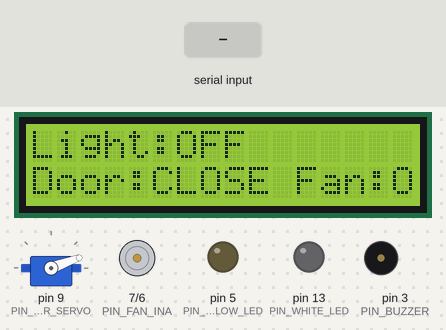
Recording of a sketch running on a simulated Arduino Uno, built with avr-gcc and run on an emulated ATmega328P. On the bench: servo, 16×2 character LCD, motor-driver pin pairs drawn as motors (green arrow = first pin HIGH = forward, orange = second pin HIGH = backward, longer = more drive), output pins drawn as LEDs (lit = HIGH), buzzer (waves = sounding). Dashed ring = blinking. Inputs (shaded band) come from the test bench. What the sketch prints to the serial monitor is not drawn.

Above: at 2.3 s.
2.4 s: "FAN_SPEED_1\n" received over Serial
At 3.4 s:
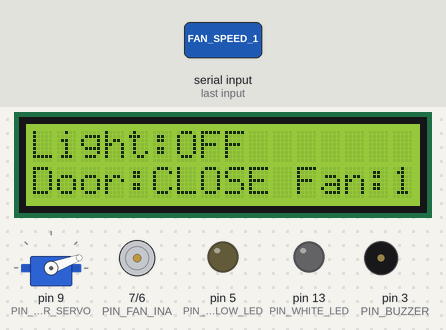
5.4 s: "LIGHTS_ON\n" received over Serial
At 6.5 s:
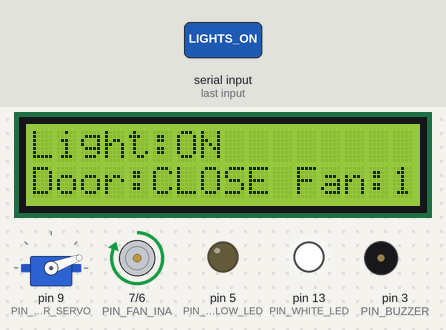
7.6 s: "FAN_SPEED_2\n" received over Serial
At 8.9 s:
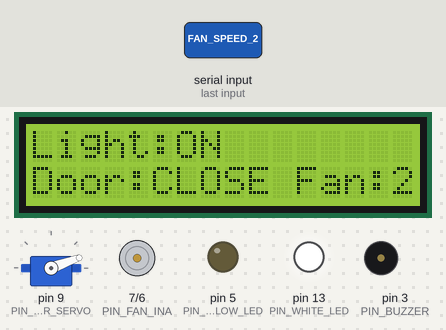
9.3 s: "HOLD_ON\n" received over Serial
At 10.09 s:
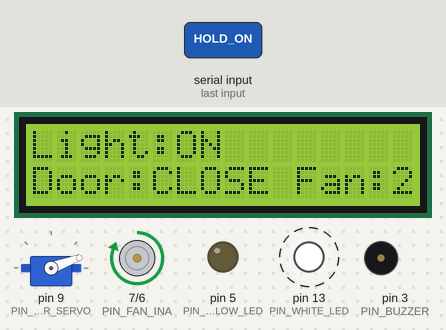
12.3 s: "LIGHTS_OFF\n" received over Serial
At 14.4 s:
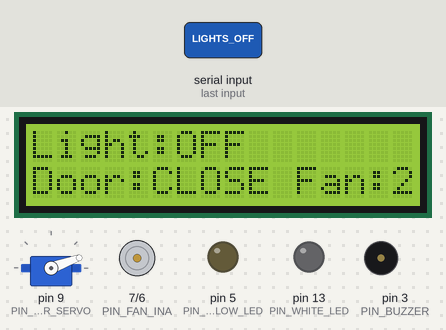
Timing chart, 0 to 61.7 s (numbered marks = the images above; inputs shaded):
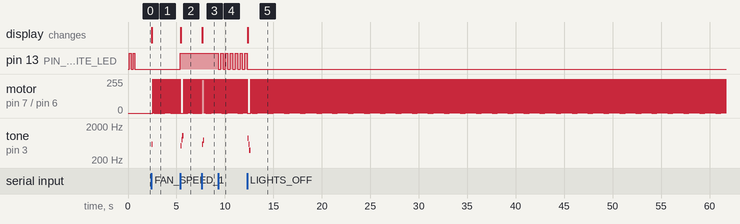

The sketch:

gesture_home.ino
```cpp
/*
 * GestureHome: LED + fan + door servo + LCD + buzzer cues (D3)
 *
 * Serial (9600):
 *   LIGHTS_ON / LIGHTS_OFF / HOLD_ON / HOLD_OFF
 *   FAN_SPEED_1 / FAN_SPEED_2 / FAN_SPEED_3 / FAN_STOP
 *   DOOR_OPEN / DOOR_CLOSE / DOOR_TOGGLE
 *   STATUS / HELP
 */

#include <Wire.h>
#include <LiquidCrystal_I2C.h>
#include <Servo.h>
#include "ks0085_pins.h"

const unsigned long SERIAL_BAUD = 9600;
const int BOOT_BLINK_MS = 200;
const unsigned long HOLD_BLINK_MS = 250;
const unsigned long FAN_CYCLE_MS = 50;
const unsigned long ALARM_BLINK_MS = 200;
const unsigned long ALARM_TONE_MS = 350;
const int DOOR_ANGLE_CLOSED = 20;
const int DOOR_ANGLE_OPEN = 90;
const uint8_t LCD_I2C_ADDR = 0x27;

LiquidCrystal_I2C lcd(LCD_I2C_ADDR, 16, 2);
Servo doorServo;

bool lightsOn = false;
bool holdBlink = false;
bool blinkPhase = false;
unsigned long lastBlinkMs = 0;

uint8_t fanSpeed = 0;
unsigned long fanPwmMs = 0;

bool doorOpen = false;

bool securityArmed = false;
bool alarmActive = false;
bool alarmBlinkPhase = false;
unsigned long alarmBlinkMs = 0;
unsigned long alarmToneMs = 0;

void playTone(unsigned int freq, unsigned int durationMs) {
  if (freq == 0 || durationMs == 0) {
    return;
  }
  tone(PIN_BUZZER, freq, durationMs);
  delay(durationMs + 8);
  noTone(PIN_BUZZER);
}

void soundLightOn() {
  playTone(523, 70);
  playTone(784, 70);
  playTone(1047, 110);
}

void soundLightOff() {
  playTone(880, 70);
  playTone(587, 70);
  playTone(392, 130);
}

void soundDoorOpen() {
  playTone(350, 90);
  playTone(500, 90);
  playTone(700, 90);
  playTone(900, 140);
}

void soundDoorClose() {
  playTone(800, 80);
  playTone(550, 80);
  playTone(400, 80);
  playTone(280, 120);
}

void soundFanSpeed(uint8_t speed) {
  if (speed == 0) {
    playTone(250, 160);
    return;
  }
  for (uint8_t i = 1; i <= speed; i++) {
    playTone(400 + (i * 180), 90);
  }
}

void clearLcdLine(uint8_t row) {
  lcd.setCursor(0, row);
  lcd.print("                ");
}

void updateLcd() {
  clearLcdLine(0);
  lcd.setCursor(0, 0);
  lcd.print("Light:");
  lcd.print(lightsOn ? "ON" : "OFF");
  if (securityArmed) {
    lcd.print(alarmActive ? " ALARM!" : " SEC:ON");
  }

  clearLcdLine(1);
  lcd.setCursor(0, 1);
  lcd.print("Door:");
  lcd.print(doorOpen ? "OPEN" : "CLOSE");
  lcd.print(" Fan:");
  if (fanSpeed == 0) {
    lcd.print("OFF");
  } else {
    lcd.print(fanSpeed);
  }
}

void soundSecurityArm() {
  playTone(660, 90);
  playTone(990, 120);
}

void soundSecurityDisarm() {
  playTone(990, 90);
  playTone(660, 120);
}

void setSecurityArmed(bool armed) {
  if (securityArmed == armed) {
    return;
  }
  securityArmed = armed;
  alarmActive = false;
  digitalWrite(PIN_YELLOW_LED, LOW);
  noTone(PIN_BUZZER);
  updateLcd();
  if (armed) {
    soundSecurityArm();
  } else {
    soundSecurityDisarm();
  }
}

void updateSecurityAlarm() {
  if (!securityArmed) {
    return;
  }

  if (digitalRead(PIN_PIR) == HIGH) {
    alarmActive = true;
  }

  if (!alarmActive) {
    digitalWrite(PIN_YELLOW_LED, LOW);
    return;
  }

  if (millis() - alarmBlinkMs >= ALARM_BLINK_MS) {
    alarmBlinkMs = millis();
    alarmBlinkPhase = !alarmBlinkPhase;
    digitalWrite(PIN_YELLOW_LED, alarmBlinkPhase ? HIGH : LOW);
    updateLcd();
  }

  if (millis() - alarmToneMs >= ALARM_TONE_MS) {
    alarmToneMs = millis();
    tone(PIN_BUZZER, alarmBlinkPhase ? 920 : 620, 200);
  }
}

void initLcd() {
  lcd.init();
  lcd.backlight();
  updateLcd();
}

void applyLedOutput() {
  if (holdBlink) {
    digitalWrite(PIN_WHITE_LED, blinkPhase ? HIGH : LOW);
  } else {
    digitalWrite(PIN_WHITE_LED, lightsOn ? HIGH : LOW);
  }
}

void setWhiteLed(bool on) {
  if (lightsOn == on) {
    return;
  }
  holdBlink = false;
  lightsOn = on;
  applyLedOutput();
  updateLcd();
  if (on) {
    soundLightOn();
  } else {
    soundLightOff();
  }
}

void startHoldBlink() {
  if (holdBlink) {
    return;
  }
  holdBlink = true;
  blinkPhase = false;
  lastBlinkMs = millis();
  applyLedOutput();
}

void stopHoldBlink() {
  holdBlink = false;
  applyLedOutput();
}

void applyFanPins(bool on) {
  if (on) {
    digitalWrite(PIN_FAN_INA, HIGH);
    digitalWrite(PIN_FAN_INB, LOW);
  } else {
    digitalWrite(PIN_FAN_INA, LOW);
    digitalWrite(PIN_FAN_INB, LOW);
  }
}

void setFanSpeed(uint8_t speed) {
  if (speed > 3) {
    speed = 3;
  }
  if (fanSpeed == speed) {
    return;
  }
  fanSpeed = speed;
  fanPwmMs = millis();
  if (speed == 0) {
    applyFanPins(false);
  } else if (speed == 3) {
    applyFanPins(true);
  }
  updateLcd();
  soundFanSpeed(speed);
}

void updateFanPwm() {
  if (fanSpeed == 0) {
    applyFanPins(false);
    return;
  }
  if (fanSpeed == 3) {
    applyFanPins(true);
    return;
  }

  unsigned long phase = millis() - fanPwmMs;
  if (phase >= FAN_CYCLE_MS) {
    fanPwmMs = millis();
    phase = 0;
  }

  unsigned long onMs = (fanSpeed == 1) ? 17 : 34;
  applyFanPins(phase < onMs);
}

void setDoor(bool open) {
  if (doorOpen == open) {
    return;
  }
  doorOpen = open;
  doorServo.write(open ? DOOR_ANGLE_OPEN : DOOR_ANGLE_CLOSED);
  updateLcd();
  if (open) {
    soundDoorOpen();
  } else {
    soundDoorClose();
  }
}

void toggleDoor() {
  setDoor(!doorOpen);
}

void bootBlink() {
  for (int i = 0; i < 2; i++) {
    digitalWrite(PIN_WHITE_LED, HIGH);
    delay(BOOT_BLINK_MS);
    digitalWrite(PIN_WHITE_LED, LOW);
    delay(BOOT_BLINK_MS);
  }
}

void printHelp() {
  Serial.println("Commands:");
  Serial.println("  LIGHTS_ON / LED_ON");
  Serial.println("  LIGHTS_OFF / LED_OFF");
  Serial.println("  HOLD_ON / HOLD_OFF");
  Serial.println("  FAN_SPEED_1 / FAN_SPEED_2 / FAN_SPEED_3");
  Serial.println("  FAN_STOP");
  Serial.println("  DOOR_OPEN / DOOR_CLOSE / DOOR_TOGGLE");
  Serial.println("  SECURITY_ON / SECURITY_OFF");
  Serial.println("  STATUS");
  Serial.println("  HELP");
}

void applyCommand(const String &cmd) {
  if (cmd == "LIGHTS_ON" || cmd == "LED_ON") {
    setWhiteLed(true);
    Serial.println("OK LIGHTS_ON");
  } else if (cmd == "LIGHTS_OFF" || cmd == "LED_OFF") {
    setWhiteLed(false);
    Serial.println("OK LIGHTS_OFF");
  } else if (cmd == "HOLD_ON") {
    startHoldBlink();
    Serial.println("OK HOLD_ON");
  } else if (cmd == "HOLD_OFF") {
    stopHoldBlink();
    Serial.println("OK HOLD_OFF");
  } else if (cmd == "FAN_SPEED_1") {
    setFanSpeed(1);
    Serial.println("OK FAN_SPEED_1");
  } else if (cmd == "FAN_SPEED_2") {
    setFanSpeed(2);
    Serial.println("OK FAN_SPEED_2");
  } else if (cmd == "FAN_SPEED_3") {
    setFanSpeed(3);
    Serial.println("OK FAN_SPEED_3");
  } else if (cmd == "FAN_STOP") {
    setFanSpeed(0);
    Serial.println("OK FAN_STOP");
  } else if (cmd == "DOOR_OPEN") {
    setDoor(true);
    Serial.println("OK DOOR_OPEN");
  } else if (cmd == "DOOR_CLOSE") {
    setDoor(false);
    Serial.println("OK DOOR_CLOSE");
  } else if (cmd == "DOOR_TOGGLE") {
    toggleDoor();
    Serial.print("OK DOOR_");
    Serial.println(doorOpen ? "OPEN" : "CLOSE");
  } else if (cmd == "SECURITY_ON") {
    setSecurityArmed(true);
    Serial.println("OK SECURITY_ON");
  } else if (cmd == "SECURITY_OFF") {
    setSecurityArmed(false);
    Serial.println("OK SECURITY_OFF");
  } else if (cmd == "STATUS") {
    Serial.print("OK STATUS lights=");
    Serial.print(lightsOn ? "ON" : "OFF");
    Serial.print(" hold=");
    Serial.print(holdBlink ? "BLINK" : "OFF");
    Serial.print(" fan=");
    Serial.print(fanSpeed);
    Serial.print(" door=");
    Serial.print(doorOpen ? "OPEN" : "CLOSE");
    Serial.print(" security=");
    Serial.print(securityArmed ? "ON" : "OFF");
    Serial.print(" alarm=");
    Serial.println(alarmActive ? "ON" : "OFF");
  } else if (cmd == "HELP") {
    printHelp();
  } else if (cmd.length() > 0) {
    Serial.println("ERR unknown:" + cmd);
  }
}

void setup() {
  Serial.begin(SERIAL_BAUD);
  pinMode(PIN_WHITE_LED, OUTPUT);
  pinMode(PIN_FAN_INA, OUTPUT);
  pinMode(PIN_FAN_INB, OUTPUT);
  pinMode(PIN_BUZZER, OUTPUT);
  pinMode(PIN_YELLOW_LED, OUTPUT);
  pinMode(PIN_PIR, INPUT);
  doorServo.attach(PIN_DOOR_SERVO);
  lightsOn = false;
  holdBlink = false;
  fanSpeed = 0;
  doorOpen = false;
  securityArmed = false;
  alarmActive = false;
  digitalWrite(PIN_YELLOW_LED, LOW);
  applyLedOutput();
  applyFanPins(false);
  doorServo.write(DOOR_ANGLE_CLOSED);
  initLcd();
  bootBlink();
  Serial.println("OK READY GestureHome LED fan door LCD PIR D2 buzzer D3");
  printHelp();
}

void loop() {
  if (holdBlink && millis() - lastBlinkMs >= HOLD_BLINK_MS) {
    lastBlinkMs = millis();
    blinkPhase = !blinkPhase;
    applyLedOutput();
  }

  updateFanPwm();
  updateSecurityAlarm();

  if (Serial.available()) {
    String line = Serial.readStringUntil('\n');
    line.trim();
    applyCommand(line);
  }
}
```

ks0085_pins.h
```cpp
/*
 * KS0085 Keyestudio Smart Home Kit - pin map (sensor shield)
 *
 * White LED module: G, V, S → shield G, V, D13 (house position ①)
 * PIR motion D2, yellow LED D5
 * Yellow LED module: G, V, S → shield G, V, D5 (position ⑫)
 * PIR module: G, V, S → shield G, V, D2
 * Fan module: GND/VCC/INA/INB → G/V/D7/D6 (position ⑮)
 * LCD1602 I2C: GND/VCC/SDA/SCL → GND/5V/SDA/SCL (position ②)
 * Buzzer module: G, V, S → shield G, V, D3
 *
 * https://docs.keyestudio.com/projects/KS0085/
 */

#ifndef KS0085_PINS_H
#define KS0085_PINS_H

// Phase 1 - LED
#define PIN_WHITE_LED 13
#define PIN_YELLOW_LED 5

// Phase 2 - fan
#define PIN_FAN_INA 7
#define PIN_FAN_INB 6

// Phase 2+ (defined for later, not all used yet)
#define PIN_BUTTON_1 4
#define PIN_BUTTON_2 2
#define PIN_DOOR_SERVO 9
#define PIN_WINDOW_SERVO 10
#define PIN_RELAY 8
#define PIN_BUZZER 3
#define PIN_PIR 2
#define PIN_GAS A0
#define PIN_STEAM A1
#define PIN_PHOTOCELL A2
#define PIN_SOIL A3

#endif
```

Measured:
- after the input at 2.4 s, motor on pin 7 (PIN_FAN_INA) / pin 6 (PIN_FAN_INB): alternates forward 255/255 for 0.02 s and stopped for 0.03 s, starting after 0.17 s; tone on pin 3 (PIN_BUZZER): silent → 580 Hz after 0.07 s, → silent 0.09 s later; the display: changes after 0.07 s (image 1)
- after the input at 5.4 s, pin 13 (PIN_WHITE_LED): LOW → HIGH at once; tone on pin 3 (PIN_BUZZER): plays 523 Hz for 0.07 s, 784 Hz for 0.07 s, 1047 Hz for 0.11 s, starting after 0.07 s; the display: changes after 0.07 s (image 2)
- after the input at 7.6 s, tone on pin 3 (PIN_BUZZER): silent → 580 Hz after 0.07 s, → silent 0.09 s later, → 760 Hz 0.01 s later, → silent 0.09 s later; the display: changes after 0.07 s (image 3)
- after the input at 9.3 s, pin 13 (PIN_WHITE_LED): alternates HIGH for 0.25 s and LOW for 0.25 s, starting at once
- after the input at 12.3 s, pin 13 (PIN_WHITE_LED): goes on until 12.3 s, then stays LOW; tone on pin 3 (PIN_BUZZER): plays 880 Hz for 0.07 s, 587 Hz for 0.07 s, 392 Hz for 0.13 s, starting after 0.07 s; the display: changes after 0.07 s (image 5)
